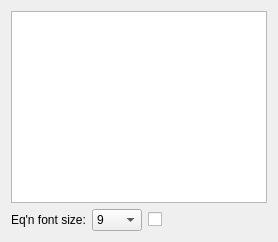
     <widget class="QWidget" name="tab_2">
      <attribute name="title">
       <string>Run Summary</string>
      </attribute>
      <layout class="QVBoxLayout" name="verticalLayout_6">
       <item>
        <widget class="QTextEdit" name="Estimation_Tab6_RunTE">
         <property name="sizePolicy">
          <sizepolicy hsizetype="Expanding" vsizetype="Expanding">
           <horstretch>0</horstretch>
           <verstretch>100</verstretch>
          </sizepolicy>
         </property>
        </widget>
       </item>
       <item>
        <layout class="QHBoxLayout" name="horizontalLayout_5">
         <item>
          <widget class="QLabel" name="label_4">
           <property name="font">
            <font>
             <weight>50</weight>
             <bold>false</bold>
            </font>
           </property>
           <property name="text">
            <string>Eq'n font size:</string>
           </property>
          </widget>
         </item>
         <item>
          <widget class="QComboBox" name="Estimation_Tab6_FontSizeCMB">
           <property name="minimumSize">
            <size>
             <width>50</width>
             <height>0</height>
            </size>
           </property>
           <property name="maximumSize">
            <size>
             <width>50</width>
             <height>16777215</height>
            </size>
           </property>
           <property name="font">
            <font>
             <weight>50</weight>
             <bold>false</bold>
            </font>
           </property>
           <item>
            <property name="text">
             <string>9</string>
            </property>
           </item>
           <item>
            <property name="text">
             <string>10</string>
            </property>
           </item>
           <item>
            <property name="text">
             <string>11</string>
            </property>
           </item>
           <item>
            <property name="text">
             <string>12</string>
            </property>
           </item>
           <item>
            <property name="text">
             <string>13</string>
            </property>
           </item>
           <item>
            <property name="text">
             <string>14</string>
            </property>
           </item>
           <item>
            <property name="text">
             <string>15</string>
            </property>
           </item>
           <item>
            <property name="text">
             <string>16</string>
            </property>
           </item>
           <item>
            <property name="text">
             <string>17</string>
            </property>
           </item>
           <item>
            <property name="text">
             <string>18</string>
            </property>
           </item>
           <item>
            <property name="text">
             <string>19</string>
            </property>
           </item>
           <item>
            <property name="text">
             <string>20</string>
            </property>
           </item>
           <item>
            <property name="text">
             <string>21</string>
            </property>
           </item>
          </widget>
         </item>
         <item>
          <widget class="QCheckBox" name="Estimation_Tab6_MonoCB">
           <property name="font">
            <font>
             <weight>50</weight>
             <bold>false</bold>
            </font>
           </property>
           <property name="toolTip">
            <string>Sets the summary text to a monospaced font.</string>
           </property>
           <property name="statusTip">
            <string>Sets the summary text to a monospaced font.</string>
           </property>
           <property name="text">
            <string/>
           </property>
          </widget>
         </item>
         <item>
          <spacer name="horizontalSpacer_5">
           <property name="orientation">
            <enum>Qt::Horizontal</enum>
           </property>
           <property name="sizeHint" stdset="0">
            <size>
             <width>40</width>
             <height>20</height>
            </size>
           </property>
          </spacer>
         </item>
        </layout>
       </item>
      </layout>
     </widget>
